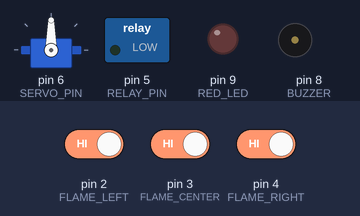
Recording of a sketch running on a simulated Arduino Uno, built with avr-gcc and run on an emulated ATmega328P. Shown: servo, switched loads named in the sketch (green lamp = pin HIGH), output pins drawn as LEDs (lit = HIGH), buzzer (waves = sounding, pin HIGH). Inputs (shaded band) come from the test bench; at power-on: pin 2 (FLAME_LEFT) HIGH, pin 3 (FLAME_CENTER) HIGH, pin 4 (FLAME_RIGHT) HIGH. What the sketch prints to the serial monitor is not drawn.

Above: at 1.2 s.
1.3 s: pin 2 (FLAME_LEFT) driven LOW
At 2.6 s:
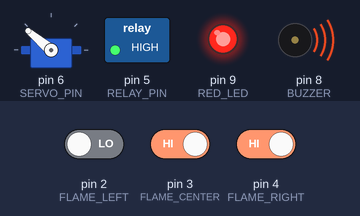
3.3 s: pin 3 (FLAME_CENTER) driven LOW
At 5.3 s:
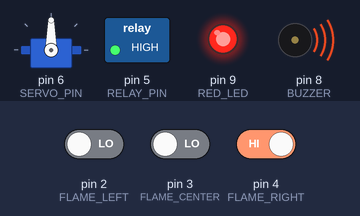
5.8 s: pin 3 (FLAME_CENTER) driven HIGH
At 6.21 s:
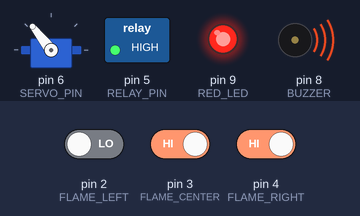
8.8 s: pin 2 (FLAME_LEFT) driven HIGH
At 11.6 s:
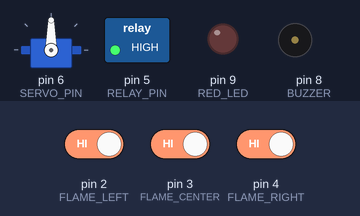
11.8 s: pin 4 (FLAME_RIGHT) driven LOW
At 14.5 s:
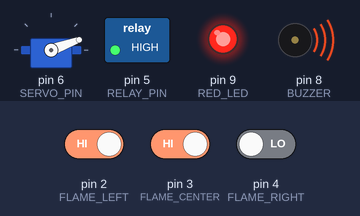
14.8 s: pin 2 (FLAME_LEFT) driven LOW
At 15.26 s:
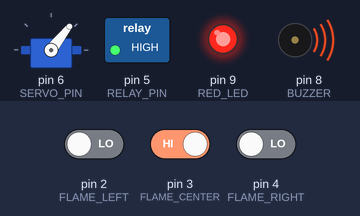
Timing chart, 0 to 18.1 s (numbered marks = the images above; inputs shaded):
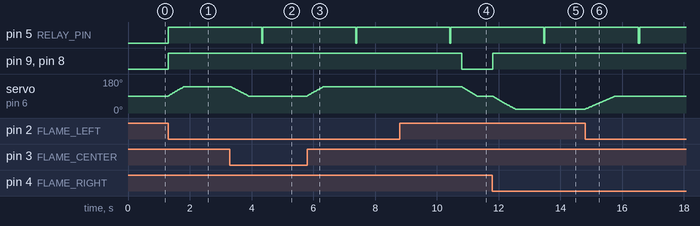

Measured:
- after the input at 1.3 s, pin 5 (RELAY_PIN), pin 9 (RED_LED), pin 8 (BUZZER): LOW → HIGH at once; servo on pin 6 (SERVO_PIN): moves from 90° to 140° over 0.51 s, starting at once
- after the input at 3.3 s, servo on pin 6 (SERVO_PIN): moves from 140° to 90° over 0.57 s, starting at once
- after the input at 5.8 s, servo on pin 6 (SERVO_PIN): moves from 90° to 140° over 0.52 s, starting at once
- after the input at 8.8 s, pin 9 (RED_LED), pin 8 (BUZZER): HIGH → LOW after 2.0 s; servo on pin 6 (SERVO_PIN): moves from 140° to 90° over 0.48 s, starting after 2.0 s
- after the input at 11.8 s, pin 9 (RED_LED), pin 8 (BUZZER): LOW → HIGH at once; servo on pin 6 (SERVO_PIN): moves from 90° to 20° over 0.73 s, starting at once
- after the input at 14.8 s, servo on pin 6 (SERVO_PIN): moves from 20° to 90° over 0.95 s, starting at once

The sketch:

flame.ino
```cpp
#include <Servo.h>

// ===== FLAME SENSOR PINS =====
#define FLAME_LEFT   2
#define FLAME_CENTER 3
#define FLAME_RIGHT  4

// ===== LED + BUZZER =====
#define RED_LED 9
#define BUZZER  8

// ===== RELAY (WATER PUMP - Active HIGH) =====
#define RELAY_PIN 5

// ===== SERVO MOTOR =====
#define SERVO_PIN 6
Servo waterServo;

// ===== VARIABLES =====
int currentAngle = 90;
int targetAngle = 90;
unsigned long pumpStartTime = 0;
unsigned long lastFlameTime = 0;  // To remember when flame last detected
bool pumpActive = false;
bool flameDetected = false;

void setup() {
  pinMode(FLAME_LEFT, INPUT);
  pinMode(FLAME_CENTER, INPUT);
  pinMode(FLAME_RIGHT, INPUT);
  pinMode(RED_LED, OUTPUT);
  pinMode(BUZZER, OUTPUT);
  pinMode(RELAY_PIN, OUTPUT);

  // Relay OFF initially (Active HIGH)
  digitalWrite(RELAY_PIN, LOW);

  waterServo.attach(SERVO_PIN);
  waterServo.write(currentAngle);

  Serial.begin(9600);
  Serial.println("🔥 Fire Detection System (Holds Position Until Flame Gone) 🔥");
}

void loop() {
  int left = digitalRead(FLAME_LEFT);
  int center = digitalRead(FLAME_CENTER);
  int right = digitalRead(FLAME_RIGHT);

  bool currentFlame = false;

  // ===== Flame Detection Logic =====
  if (center == LOW) {
    currentFlame = true;
    targetAngle = 90;
    Serial.println("🔥 Flame at CENTER!");
  }
  else if (left == LOW && right == HIGH) {
    currentFlame = true;
    targetAngle = 140; // LEFT
    Serial.println("🔥 Flame at LEFT!");
  }
  else if (right == LOW && left == HIGH) {
    currentFlame = true;
    targetAngle = 20;  // RIGHT
    Serial.println("🔥 Flame at RIGHT!");
  }
  else if (left == LOW && right == LOW) {
    currentFlame = true;
    targetAngle = 90;
    Serial.println("🔥 Flame on BOTH sides!");
  }

  // ===== If flame detected, update lastFlameTime =====
  if (currentFlame) {
    flameDetected = true;
    lastFlameTime = millis();
  } else {
    // If no flame for 2 seconds, then reset to center
    if (millis() - lastFlameTime > 2000) {
      flameDetected = false;
      targetAngle = 90;
    }
  }

  // ===== LED + BUZZER =====
  if (flameDetected) {
    digitalWrite(RED_LED, HIGH);
    digitalWrite(BUZZER, HIGH);

    // Turn ON pump for 3 seconds
    if (!pumpActive) {
      digitalWrite(RELAY_PIN, HIGH);
      pumpStartTime = millis();
      pumpActive = true;
      Serial.println("💧 Pump ON (3 seconds)");
    }
  } else {
    digitalWrite(RED_LED, LOW);
    digitalWrite(BUZZER, LOW);
  }

  // ===== Turn OFF Pump after 3 seconds =====
  if (pumpActive && millis() - pumpStartTime >= 3000) {
    digitalWrite(RELAY_PIN, LOW);
    pumpActive = false;
    Serial.println("💧 Pump OFF");
  }

  // ===== Smooth Servo Movement =====
  if (currentAngle < targetAngle) {
    currentAngle += 2;
  } else if (currentAngle > targetAngle) {
    currentAngle -= 2;
  }
  waterServo.write(currentAngle);

  delay(20);
}
```
